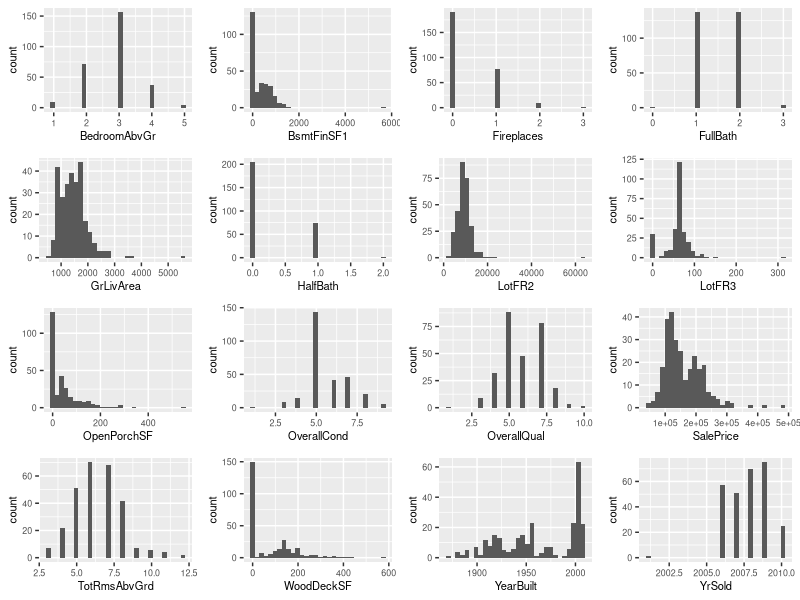

This chart was generated by the following R code:
library(ggpubr)
library(tidyverse)

# Read in the source data files.
CollegeCr <- read.csv('../Data/CollegeCr.csv')
CollegeCr_test <- read.csv('../Data/CollegeCr.test.csv')
Edwards <- read.csv('../Data/Edwards.csv')
Edwards_test <- read.csv('../Data/Edwards.test.csv')
OldTown <- read.csv('../Data/OldTown.csv')
OldTown_test <- read.csv('../Data/OldTown.test.csv')

# Find the common column names between the files to combine.
intersect_colnames <- sort(Reduce(intersect,list(colnames(CollegeCr),colnames(Edwards),colnames(OldTown))))
intersect_colnames_test <- sort(Reduce(intersect,list(colnames(CollegeCr_test),colnames(Edwards_test),colnames(OldTown_test))))

# Combine the neighborhoods into a common dataframe.
# Retain their neighborhood name into a variable named `Neighborhood`
df_neighborhoods <- rbind(CollegeCr[,intersect_colnames] %>% mutate(Neighborhood = "CollegeCr"),
      Edwards[,intersect_colnames] %>% mutate(Neighborhood = "Edwards")
      ,OldTown[,intersect_colnames] %>% mutate(Neighborhood = "OldTown"))

df_neighborhoods_test <- rbind(CollegeCr_test[,intersect_colnames_test] %>% mutate(Neighborhood = "CollegeCr"),
                               Edwards_test[,intersect_colnames_test] %>% mutate(Neighborhood = "Edwards")
                               ,OldTown_test[,intersect_colnames_test] %>% mutate(Neighborhood = "OldTown"))

# The training/test split between neighborhoods is slightly imbalanced.
nrow(CollegeCr) / (nrow(CollegeCr) + nrow(CollegeCr_test)) # 0.7945205
nrow(Edwards) / (nrow(Edwards) + nrow(Edwards_test)) # 0.8314607
nrow(OldTown) / (nrow(OldTown) + nrow(OldTown_test)) # 0.8018018


# Separate the columns with multiple delimited values (`Exterior` and `LotInfo`) into separate columns.
exterior_cols = c("ExteriorMetalSd","ExteriorOtherSd","ExteriorVinylSd")
lot_cols = c("LotType","LotShape","LotFR2","LotFR3")

df_neighborhoods_separate <- df_neighborhoods %>% separate(Exterior, exterior_cols, sep=";") %>% separate(LotInfo, lot_cols, sep=";")
df_neighborhoods_separate_test <- df_neighborhoods_test %>% separate(Exterior, exterior_cols, sep=";") %>% separate(LotInfo, lot_cols, sep=";")

df_neighborhoods_separate[,c("LotFR2","LotFR3")] <- sapply(df_neighborhoods_separate[,c("LotFR2","LotFR3")], as.integer)
df_neighborhoods_separate_test[,c("LotFR2","LotFR3")] <- sapply(df_neighborhoods_separate_test[,c("LotFR2","LotFR3")], as.integer)


# Fill in "NA" for empty strings in `BsmtQual`, `BsmtFinType1`, and `GarageType`.
# Also replace the empty `LotFR3` columns with 0. We will assume they do not have frontage on 3 sides.
empty_string_cols <- c("BsmtQual","BsmtFinType1","GarageType")
df_neighborhoods_impute <- df_neighborhoods_separate %>% 
                            mutate_at(empty_string_cols, ~replace(., . == "", "NA")) %>%
                            mutate_at("LotFR3", ~replace(., is.na(.), 0))
df_neighborhoods_impute_test <- df_neighborhoods_separate_test %>% 
                                  mutate_at(empty_string_cols, ~replace(., . == "", "NA")) %>%
                                  mutate_at("LotFR3", ~replace(., is.na(.), 0))



# Plot histograms for numeric columns
num_cols <- colnames(select_if(df_neighborhoods_impute, is.numeric))

for(i in num_cols){
  
  assign(paste('plot_',i,sep=""), 
         ggplot(data=df_neighborhoods_impute, aes_string(x=i)) + geom_histogram() + theme(text = element_text(size = 8))
  )
}

ggarrange(
  plot_BedroomAbvGr,
  plot_BsmtFinSF1,
  plot_Fireplaces,
  plot_FullBath,
  plot_GrLivArea,
  plot_HalfBath,
  plot_LotFR2,
  plot_LotFR3,
  plot_OpenPorchSF,
  plot_OverallCond,
  plot_OverallQual,
  plot_SalePrice,
  plot_TotRmsAbvGrd,
  plot_WoodDeckSF,
  plot_YearBuilt,
  plot_YrSold
)
